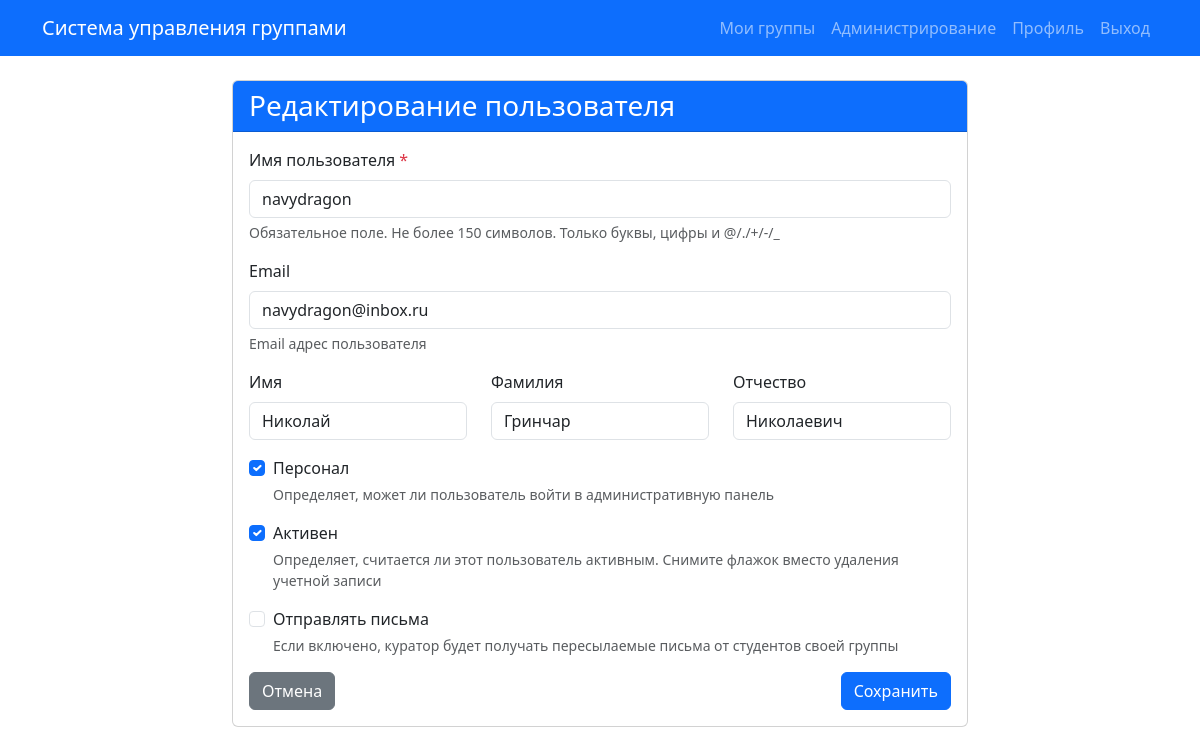
The app's page /users/1/edit/ (signed in) with its own data.
### users/models.py (models this page shows, shortened)
class User(AbstractUser):
    first_name = models.CharField(
        max_length=150,
        verbose_name='Имя',
        blank=True
    )
    last_name = models.CharField(
        max_length=150,
        verbose_name='Фамилия',
        blank=True
    )
    middle_name = models.CharField(
        max_length=150,
        verbose_name='Отчество',
        blank=True,
        null=True
    )
    send_emails = models.BooleanField(
        default=False,
        verbose_name='Отправлять письма',
        help_text='Если включено, куратор будет получать пересылаемые письма от студентов своей группы'
    )
    class Meta:
        verbose_name = 'Пользователь'
        verbose_name_plural = 'Пользователи'
        db_table = 'users_user'

### users/views.py (the view, shortened to what this page needs)
# urls.py: path('users/<int:pk>/edit/', views.UserUpdateView.as_view(), name='user_edit'),
class UserUpdateView(LoginRequiredMixin, UserPassesTestMixin, UpdateView):
    model = User
    form_class = UserForm
    template_name = 'users/user_form.html'
    success_url = reverse_lazy('users:user_management')
    def test_func(self):
        return self.request.user.is_staff
    def get_context_data(self, **kwargs):
        context = super().get_context_data(**kwargs)
        context['title'] = 'Редактирование пользователя'
        return context

### users/templates/users/user_form.html (shortened to what this page needs)
{% extends 'base.html' %}
{% block content %}
<div class="row">
    <div class="col-md-8 offset-md-2">
        <div class="card">
            <div class="card-header bg-primary text-white">
                <h3 class="mb-0">{{ title }}</h3>
            </div>
            <div class="card-body">
                <form method="post">
                    <div class="mb-3">
                        <label for="{{ form.username.id_for_label }}" class="form-label">
                            {{ form.username.label }}
                            {% if form.username.field.required %}<span class="text-danger">*</span>{% endif %}
                        </label>
                        {{ form.username }}
                        {% if form.username.help_text %}
                            <div class="form-text">{{ form.username.help_text }}</div>
                        {% endif %}
                    </div>
                    <div class="mb-3">
                        <label for="{{ form.email.id_for_label }}" class="form-label">
                            {{ form.email.label }}
                        </label>
                        {{ form.email }}
                        {% if form.email.help_text %}
                            <div class="form-text">{{ form.email.help_text }}</div>
                        {% endif %}
                    </div>
                    <div class="row">
                        <div class="col-md-4">
                            <div class="mb-3">
                                <label for="{{ form.first_name.id_for_label }}" class="form-label">
                                    {{ form.first_name.label }}
                                </label>
                                {{ form.first_name }}
                            </div>
                        </div>
                        <div class="col-md-4">
                            <div class="mb-3">
                                <label for="{{ form.last_name.id_for_label }}" class="form-label">
                                    {{ form.last_name.label }}
                                </label>
                                {{ form.last_name }}
                            </div>
                        </div>
                        <div class="col-md-4">
                            <div class="mb-3">
                                <label for="{{ form.middle_name.id_for_label }}" class="form-label">
                                    {{ form.middle_name.label }}
                                </label>
                                {{ form.middle_name }}
                            </div>
                        </div>
                    </div>
                    <div class="mb-3">
                        <div class="form-check">
                            {{ form.is_staff }}
                            <label class="form-check-label" for="{{ form.is_staff.id_for_label }}">
                                {{ form.is_staff.label }}
                            </label>
                            {% if form.is_staff.help_text %}
                                <div class="form-text">{{ form.is_staff.help_text }}</div>
                            {% endif %}
                        </div>
                    </div>
                    <div class="mb-3">
                        <div class="form-check">
                            {{ form.is_active }}
                            <label class="form-check-label" for="{{ form.is_active.id_for_label }}">
                                {{ form.is_active.label }}
                            </label>
                            {% if form.is_active.help_text %}
                                <div class="form-text">{{ form.is_active.help_text }}</div>
                            {% endif %}
                        </div>
                    </div>
                    <div class="mb-3">
                        <div class="form-check">
                            {{ form.send_emails }}
                            <label class="form-check-label" for="{{ form.send_emails.id_for_label }}">
                                {{ form.send_emails.label }}
                            </label>
                            {% if form.send_emails.help_text %}
                                <div class="form-text">{{ form.send_emails.help_text }}</div>
                            {% endif %}
                        </div>
                    </div>
                    <div class="d-flex justify-content-between">
                        <a href="{% url 'users:user_management' %}" class="btn btn-secondary">Отмена</a>
                        <button type="submit" class="btn btn-primary">Сохранить</button>
                    </div>
                </form>
            </div>
        </div>
    </div>
</div>
{% endblock %}

### records on screen
User: username "navydragon", email "navydragon@inbox.ru", first_name "Николай", last_name "Гринчар", middle_name "Николаевич", is_staff "☑", is_active "☑"

### other values on screen
{{ title }} "Редактирование пользователя"
